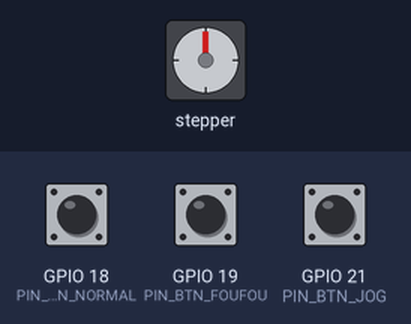
The program below on a simulated ESP32. On the bench: stepper motor. The test bench sets the inputs (shaded band); at power-on: GPIO 18 (PIN_BTN_NORMAL) HIGH, GPIO 21 (PIN_BTN_JOG) HIGH, GPIO 19 (PIN_BTN_FOUFOU) HIGH. Random numbers use the default seed unless the program sets one; stepper angles assume 4096 steps per turn.

Above: at 1.2 s.
1.3 s: GPIO 18 (PIN_BTN_NORMAL) pulled LOW for 0.15 s
At 4.14 s:
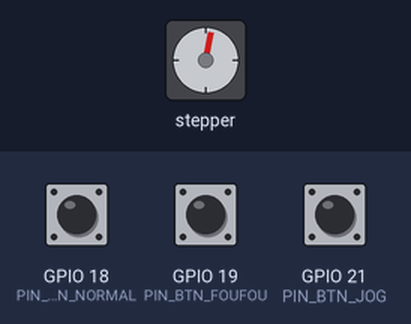
4.3 s: GPIO 21 (PIN_BTN_JOG) pulled LOW for 3.2 s
At 8.2 s:
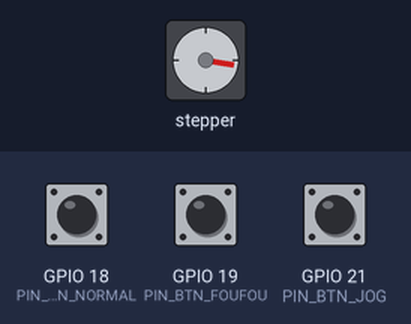
9.0 s: GPIO 19 (PIN_BTN_FOUFOU) pulled LOW for 0.15 s
At 10.9 s:
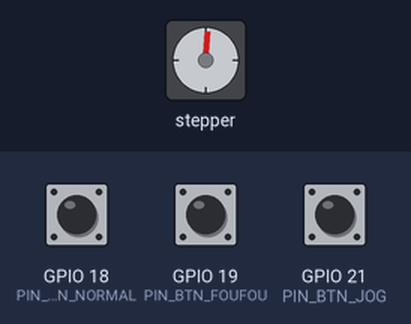
12.0 s: GPIO 19 (PIN_BTN_FOUFOU) pulled LOW for 1 s
14.5 s: GPIO 18 (PIN_BTN_NORMAL) pulled LOW for 1 s
At 16.4 s:
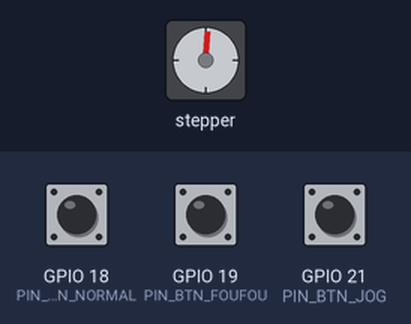
18.0 s: GPIO 18 (PIN_BTN_NORMAL) pulled LOW for 3.2 s
Timing chart, 0 to 21.0 s (numbered marks = the images above; inputs shaded):
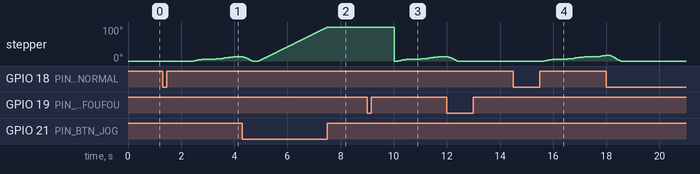

Measured:
- after the input at 9.0 s, stepper: turns 100° counter-clockwise in 0.00 s, then 5° clockwise in 0.30 s, then 7° clockwise in 0.64 s

The program:

main.cpp
```cpp
/*
  =====================================================================
  CHRONOMETRE / HORLOGE SCENIQUE ANIMEE - ESP32 + 28BYJ-48 + ULN2003
  =====================================================================

  Materiel :
    - ESP32 Dev Module (ESP-WROOM-32)
    - Moteur pas-a-pas 28BYJ-48 (4096 demi-pas/tour via reducteur)
    - Driver ULN2003
    - 3 boutons poussoirs (INPUT_PULLUP, cables vers GND)

  Cablage :
    GPIO13 -> IN1   GPIO12 -> IN2   GPIO14 -> IN3   GPIO27 -> IN4
    GPIO21 -> Bouton JOG (calage manuel du zero)
    GPIO18 -> Bouton Chrono Normal
    GPIO19 -> Bouton Mode Foufou

  Bibliotheque requise (Gestionnaire de bibliotheques Arduino) :
    - AccelStepper (Mike McCauley)

  Remarque sur le sequencement du moteur :
    Le connecteur ULN2003 est IN1-IN2-IN3-IN4, mais la sequence demi-pas
    a 4 fils attendue par AccelStepper est IN1, IN3, IN2, IN4. On cable
    donc le constructeur AccelStepper avec l'ordre (IN1, IN3, IN2, IN4).
  =====================================================================
*/

#include <AccelStepper.h>

// ---------------------------------------------------------------------
// CONFIGURATION MATERIELLE
// ---------------------------------------------------------------------
#define PIN_IN1 13
#define PIN_IN2 12
#define PIN_IN3 14
#define PIN_IN4 27

#define PIN_BTN_JOG    21
#define PIN_BTN_NORMAL 18
#define PIN_BTN_FOUFOU 19

// Ordre AccelStepper : IN1, IN3, IN2, IN4 (voir remarque ci-dessus)
AccelStepper stepper(AccelStepper::HALF4WIRE, PIN_IN1, PIN_IN3, PIN_IN2, PIN_IN4);

// ---------------------------------------------------------------------
// CONSTANTES DE FONCTIONNEMENT
// ---------------------------------------------------------------------
const long   STEPS_PER_REV      = 4096;   // demi-pas pour un tour complet (60 s)
const long   NORMAL_DURATION_S  = 60;     // duree du chrono normal
const long   FOUFOU_INTRO_S     = 14;     // phase trompeuse initiale du mode Foufou

const unsigned long TICK_MS     = 1000;   // 1 "seconde de cadran" reelle
const unsigned long JOG_TICK_MS = 100;    // cadence des saccades de calage manuel
const long   JOG_STEP           = STEPS_PER_REV / 60; // ~68 demi-pas = 1 s de cadran

const float  JOG_MAX_SPEED    = 900.0;
const float  JOG_ACCEL        = 4000.0;
const float  NORMAL_MAX_SPEED = 220.0;
const float  NORMAL_ACCEL     = 600.0;
const float  RETURN_MAX_SPEED = 1300.0;
const float  RETURN_ACCEL     = 3500.0;

const unsigned long DEBOUNCE_MS = 25;

// ---------------------------------------------------------------------
// GESTION DES BOUTONS (anti-rebond simple)
// ---------------------------------------------------------------------
struct Bouton {
  uint8_t pin;
  bool etatStable;        // true = appuye
  bool dernierEtatBrut;
  unsigned long dernierChangement;
};

Bouton btnJog, btnNormal, btnFoufou;

void initBouton(Bouton &b, uint8_t pin) {
  b.pin = pin;
  pinMode(pin, INPUT_PULLUP);
  bool niveau = (digitalRead(pin) == LOW);
  b.etatStable = niveau;
  b.dernierEtatBrut = niveau;
  b.dernierChangement = millis();
}

// Met a jour l'etat d'un bouton et renvoie les fronts (appui / relachement)
void majBouton(Bouton &b, bool &frontAppui, bool &frontRelache) {
  frontAppui = false;
  frontRelache = false;
  bool niveau = (digitalRead(b.pin) == LOW);

  if (niveau != b.dernierEtatBrut) {
    b.dernierEtatBrut = niveau;
    b.dernierChangement = millis();
  }

  if ((millis() - b.dernierChangement) > DEBOUNCE_MS && niveau != b.etatStable) {
    b.etatStable = niveau;
    if (niveau) frontAppui = true;
    else        frontRelache = true;
  }
}

// ---------------------------------------------------------------------
// MACHINE A ETATS PRINCIPALE
// ---------------------------------------------------------------------
enum Mode {
  MODE_IDLE,
  MODE_JOG,
  MODE_NORMAL_RUN,
  MODE_FOUFOU_INTRO,
  MODE_FOUFOU_CHAOS,
  MODE_RETURN_ZERO
};

enum ApresRetour {
  APRES_RIEN,
  APRES_DEMARRER_NORMAL,
  APRES_DEMARRER_FOUFOU
};

Mode currentMode = MODE_IDLE;
ApresRetour apresRetour = APRES_RIEN;

// Variables du mode JOG
unsigned long jogDernierTick = 0;

// Variables communes chrono normal / intro Foufou (avance seconde par seconde)
long startPositionTick = 0;   // position (multiple de STEPS_PER_REV) au debut du cycle
unsigned long chronoDebutMs = 0;
long secondeCourante = -1;    // derniere seconde "posee" (pour eviter les recalculs inutiles)

// Variables du mode Foufou chaotique
bool  chaosActionEnCours = false;
int   chaosTypeAction = 0;
unsigned long chaosFinPauseMs = 0;

// ---------------------------------------------------------------------
// UTILITAIRES MOTEUR
// ---------------------------------------------------------------------

// Coupe le courant dans les 4 bobines (economie d'energie / anti-echauffement)
void couperBobines() {
  stepper.disableOutputs();
}

// Calcule la cible (multiple de STEPS_PER_REV) pour revenir a midi
// par le chemin le plus court, et lance le mouvement de retour rapide.
void demarrerRetourZero() {
  long pos = stepper.currentPosition();
  long reste = pos % STEPS_PER_REV;
  if (reste < 0) reste += STEPS_PER_REV; // normalisation si position negative

  long cible;
  if (reste <= STEPS_PER_REV / 2) {
    cible = pos - reste;                 // on recule jusqu'au multiple inferieur
  } else {
    cible = pos + (STEPS_PER_REV - reste); // on avance jusqu'au multiple superieur
  }

  stepper.setMaxSpeed(RETURN_MAX_SPEED);
  stepper.setAcceleration(RETURN_ACCEL);
  stepper.moveTo(cible);
  currentMode = MODE_RETURN_ZERO;
}

// Demarrage du chrono normal (aiguille supposee deja a midi)
void demarrerChronoNormal() {
  stepper.setMaxSpeed(NORMAL_MAX_SPEED);
  stepper.setAcceleration(NORMAL_ACCEL);
  startPositionTick = stepper.currentPosition();
  chronoDebutMs = millis();
  secondeCourante = -1;
  currentMode = MODE_NORMAL_RUN;
}

// Demarrage de la phase d'introduction (trompeuse) du mode Foufou
void demarrerFoufouIntro() {
  stepper.setMaxSpeed(NORMAL_MAX_SPEED);
  stepper.setAcceleration(NORMAL_ACCEL);
  startPositionTick = stepper.currentPosition();
  chronoDebutMs = millis();
  secondeCourante = -1;
  currentMode = MODE_FOUFOU_INTRO;
}

// Bascule vers la phase chaotique infinie
void demarrerFoufouChaos() {
  chaosActionEnCours = false;
  currentMode = MODE_FOUFOU_CHAOS;
}

void executerAnimationChaotique();

// ---------------------------------------------------------------------
// SETUP
// ---------------------------------------------------------------------
void setup() {
  initBouton(btnJog, PIN_BTN_JOG);
  initBouton(btnNormal, PIN_BTN_NORMAL);
  initBouton(btnFoufou, PIN_BTN_FOUFOU);

  stepper.setMaxSpeed(NORMAL_MAX_SPEED);
  stepper.setAcceleration(NORMAL_ACCEL);
  stepper.setCurrentPosition(0);

  couperBobines();
  randomSeed(analogRead(0)); // graine aleatoire pour le mode Foufou

  currentMode = MODE_IDLE;
}

// ---------------------------------------------------------------------
// LOOP
// ---------------------------------------------------------------------
void loop() {
  bool frontAppuiJog, frontRelacheJog;
  bool frontAppuiNormal, frontRelacheNormal;
  bool frontAppuiFoufou, frontRelacheFoufou;

  majBouton(btnJog, frontAppuiJog, frontRelacheJog);
  majBouton(btnNormal, frontAppuiNormal, frontRelacheNormal);
  majBouton(btnFoufou, frontAppuiFoufou, frontRelacheFoufou);

  bool nImporteQuelFrontAppui = frontAppuiJog || frontAppuiNormal || frontAppuiFoufou;

  switch (currentMode) {

    // -----------------------------------------------------------------
    case MODE_IDLE: {
      couperBobines(); // s'assure que les bobines restent au repos

      if (btnJog.etatStable) {
        // Entree en mode calage manuel
        stepper.setMaxSpeed(JOG_MAX_SPEED);
        stepper.setAcceleration(JOG_ACCEL);
        jogDernierTick = millis();
        currentMode = MODE_JOG;
      }
      else if (frontAppuiNormal) {
        if (stepper.currentPosition() % STEPS_PER_REV != 0) {
          apresRetour = APRES_DEMARRER_NORMAL;
          demarrerRetourZero();
        } else {
          demarrerChronoNormal();
        }
      }
      else if (frontAppuiFoufou) {
        if (stepper.currentPosition() % STEPS_PER_REV != 0) {
          apresRetour = APRES_DEMARRER_FOUFOU;
          demarrerRetourZero();
        } else {
          demarrerFoufouIntro();
        }
      }
      break;
    }

    // -----------------------------------------------------------------
    case MODE_JOG: {
      if (btnJog.etatStable) {
        // Maintien : saccades regulieres ~1 s de cadran toutes les 100 ms
        if (millis() - jogDernierTick >= JOG_TICK_MS) {
          jogDernierTick += JOG_TICK_MS;
          stepper.move(JOG_STEP);
        }
        stepper.run();
      } else {
        // Relachement : arret instantane + zero absolu + coupure bobines
        stepper.moveTo(stepper.currentPosition()); // annule tout mouvement en attente
        stepper.setCurrentPosition(0);
        couperBobines();
        currentMode = MODE_IDLE;
      }
      break;
    }

    // -----------------------------------------------------------------
    case MODE_NORMAL_RUN: {
      if (nImporteQuelFrontAppui) {
        apresRetour = APRES_RIEN;
        demarrerRetourZero();
        break;
      }

      unsigned long elapsedMs = millis() - chronoDebutMs;
      long seconde = elapsedMs / TICK_MS;
      if (seconde > NORMAL_DURATION_S) seconde = NORMAL_DURATION_S;

      if (seconde != secondeCourante) {
        secondeCourante = seconde;
        long cible = startPositionTick + round((float)seconde * STEPS_PER_REV / NORMAL_DURATION_S);
        stepper.moveTo(cible);
      }
      stepper.run();

      if (seconde >= NORMAL_DURATION_S && stepper.distanceToGo() == 0) {
        // Tour complet termine : on est exactement a midi
        stepper.setCurrentPosition(0);
        couperBobines();
        currentMode = MODE_IDLE;
      }
      break;
    }

    // -----------------------------------------------------------------
    case MODE_FOUFOU_INTRO: {
      if (nImporteQuelFrontAppui) {
        apresRetour = APRES_RIEN;
        demarrerRetourZero();
        break;
      }

      unsigned long elapsedMs = millis() - chronoDebutMs;
      long seconde = elapsedMs / TICK_MS;
      if (seconde > FOUFOU_INTRO_S) seconde = FOUFOU_INTRO_S;

      if (seconde != secondeCourante) {
        secondeCourante = seconde;
        // Meme cadence que le chrono normal (1 tour en 60 s) pour l'effet
        // de surprise : rien ne distingue cette phase d'un chrono classique.
        long cible = startPositionTick + round((float)seconde * STEPS_PER_REV / NORMAL_DURATION_S);
        stepper.moveTo(cible);
      }
      stepper.run();

      if (seconde >= FOUFOU_INTRO_S && stepper.distanceToGo() == 0) {
        demarrerFoufouChaos();
      }
      break;
    }

    // -----------------------------------------------------------------
    case MODE_FOUFOU_CHAOS: {
      if (nImporteQuelFrontAppui) {
        apresRetour = APRES_RIEN;
        demarrerRetourZero();
        break;
      }
      executerAnimationChaotique();
      stepper.run();
      break;
    }

    // -----------------------------------------------------------------
    case MODE_RETURN_ZERO: {
      stepper.run();
      if (stepper.distanceToGo() == 0) {
        stepper.setCurrentPosition(0);
        couperBobines();

        switch (apresRetour) {
          case APRES_DEMARRER_NORMAL:
            demarrerChronoNormal();
            break;
          case APRES_DEMARRER_FOUFOU:
            demarrerFoufouIntro();
            break;
          default:
            currentMode = MODE_IDLE;
            break;
        }
        apresRetour = APRES_RIEN;
      }
      break;
    }
  }
}

// ---------------------------------------------------------------------
// ANIMATION CHAOTIQUE (mode Foufou, phase infinie)
// ---------------------------------------------------------------------
// Alterne aleatoirement entre 4 types d'actions comiques :
//   0 = accelerations fulgurantes (avance rapide)
//   1 = ralentissements (avance lente et hesitante)
//   2 = reculs comiques (petit mouvement arriere)
//   3 = arrets nets (pause franche)
void executerAnimationChaotique() {
  if (!chaosActionEnCours) {
    chaosTypeAction = random(0, 4);

    switch (chaosTypeAction) {
      case 0: { // Accelerations fulgurantes
        float vitesse = random(400, 2000);
        long  pas     = random(300, 1500);
        stepper.setMaxSpeed(vitesse);
        stepper.setAcceleration(vitesse * 6.0);
        stepper.move(pas);
        break;
      }
      case 1: { // Ralentissements
        float vitesse = random(20, 60);
        long  pas     = random(30, 150);
        stepper.setMaxSpeed(vitesse);
        stepper.setAcceleration(150.0);
        stepper.move(pas);
        break;
      }
      case 2: { // Reculs comiques
        float vitesse = random(150, 500);
        long  pas     = random(50, 400);
        stepper.setMaxSpeed(vitesse);
        stepper.setAcceleration(vitesse * 4.0);
        stepper.move(-pas);
        break;
      }
      case 3: { // Arrets nets
        stepper.moveTo(stepper.currentPosition()); // stoppe immediatement
        chaosFinPauseMs = millis() + random(200, 900);
        break;
      }
    }
    chaosActionEnCours = true;
  } else {
    // Fin de l'action en cours ?
    if (chaosTypeAction == 3) {
      if (millis() >= chaosFinPauseMs) chaosActionEnCours = false;
    } else {
      if (stepper.distanceToGo() == 0) chaosActionEnCours = false;
    }
  }
}
```
